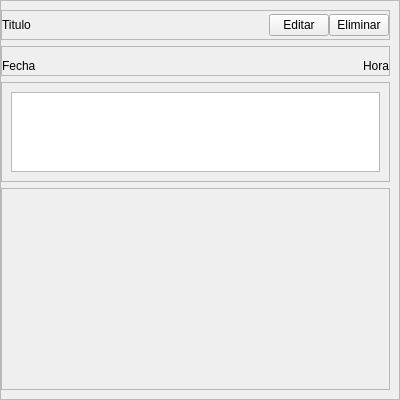
<?xml version="1.0" encoding="UTF-8"?>
<ui version="4.0">
 <class>VMiPub</class>
 <widget class="QWidget" name="VMiPub">
  <property name="geometry">
   <rect>
    <x>0</x>
    <y>0</y>
    <width>400</width>
    <height>400</height>
   </rect>
  </property>
  <property name="maximumSize">
   <size>
    <width>400</width>
    <height>400</height>
   </size>
  </property>
  <property name="windowTitle">
   <string>Form</string>
  </property>
  <layout class="QVBoxLayout" name="verticalLayout">
   <property name="spacing">
    <number>0</number>
   </property>
   <property name="leftMargin">
    <number>0</number>
   </property>
   <property name="topMargin">
    <number>0</number>
   </property>
   <property name="rightMargin">
    <number>0</number>
   </property>
   <property name="bottomMargin">
    <number>0</number>
   </property>
   <item>
    <widget class="QFrame" name="frame">
     <property name="frameShape">
      <enum>QFrame::StyledPanel</enum>
     </property>
     <property name="frameShadow">
      <enum>QFrame::Raised</enum>
     </property>
     <layout class="QVBoxLayout" name="verticalLayout_2">
      <property name="leftMargin">
       <number>0</number>
      </property>
      <item>
       <widget class="QFrame" name="frame_3">
        <property name="maximumSize">
         <size>
          <width>16777215</width>
          <height>30</height>
         </size>
        </property>
        <property name="frameShape">
         <enum>QFrame::StyledPanel</enum>
        </property>
        <property name="frameShadow">
         <enum>QFrame::Raised</enum>
        </property>
        <layout class="QHBoxLayout" name="horizontalLayout">
         <property name="spacing">
          <number>0</number>
         </property>
         <property name="leftMargin">
          <number>0</number>
         </property>
         <property name="topMargin">
          <number>0</number>
         </property>
         <property name="rightMargin">
          <number>0</number>
         </property>
         <property name="bottomMargin">
          <number>0</number>
         </property>
         <item>
          <widget class="QLabel" name="label_titulo">
           <property name="minimumSize">
            <size>
             <width>150</width>
             <height>0</height>
            </size>
           </property>
           <property name="maximumSize">
            <size>
             <width>100</width>
             <height>16777215</height>
            </size>
           </property>
           <property name="styleSheet">
            <string notr="true">font: 700 12pt &quot;Inter&quot;;</string>
           </property>
           <property name="text">
            <string>Titulo</string>
           </property>
          </widget>
         </item>
         <item>
          <spacer name="horizontalSpacer">
           <property name="orientation">
            <enum>Qt::Horizontal</enum>
           </property>
           <property name="sizeHint" stdset="0">
            <size>
             <width>40</width>
             <height>20</height>
            </size>
           </property>
          </spacer>
         </item>
         <item>
          <widget class="QPushButton" name="btn_editar">
           <property name="maximumSize">
            <size>
             <width>60</width>
             <height>16777215</height>
            </size>
           </property>
           <property name="styleSheet">
            <string notr="true">font: 10pt &quot;Inter&quot;;</string>
           </property>
           <property name="text">
            <string>Editar</string>
           </property>
          </widget>
         </item>
         <item>
          <widget class="QPushButton" name="btn_eliminar">
           <property name="maximumSize">
            <size>
             <width>60</width>
             <height>16777215</height>
            </size>
           </property>
           <property name="styleSheet">
            <string notr="true">font: 10pt &quot;Inter&quot;;</string>
           </property>
           <property name="text">
            <string>Eliminar</string>
           </property>
          </widget>
         </item>
        </layout>
       </widget>
      </item>
      <item>
       <widget class="QFrame" name="frame_4">
        <property name="maximumSize">
         <size>
          <width>16777215</width>
          <height>30</height>
         </size>
        </property>
        <property name="frameShape">
         <enum>QFrame::StyledPanel</enum>
        </property>
        <property name="frameShadow">
         <enum>QFrame::Raised</enum>
        </property>
        <layout class="QHBoxLayout" name="horizontalLayout_2">
         <property name="spacing">
          <number>0</number>
         </property>
         <property name="leftMargin">
          <number>0</number>
         </property>
         <property name="rightMargin">
          <number>0</number>
         </property>
         <property name="bottomMargin">
          <number>0</number>
         </property>
         <item alignment="Qt::AlignLeft">
          <widget class="QLabel" name="label_fecha">
           <property name="styleSheet">
            <string notr="true">font: 10pt &quot;Inter&quot;;</string>
           </property>
           <property name="text">
            <string>Fecha</string>
           </property>
          </widget>
         </item>
         <item alignment="Qt::AlignRight">
          <widget class="QLabel" name="label_hora">
           <property name="styleSheet">
            <string notr="true">font: 10pt &quot;Inter&quot;;</string>
           </property>
           <property name="text">
            <string>Hora</string>
           </property>
          </widget>
         </item>
        </layout>
       </widget>
      </item>
      <item>
       <widget class="QFrame" name="frame_2">
        <property name="maximumSize">
         <size>
          <width>16777215</width>
          <height>100</height>
         </size>
        </property>
        <property name="frameShape">
         <enum>QFrame::StyledPanel</enum>
        </property>
        <property name="frameShadow">
         <enum>QFrame::Raised</enum>
        </property>
        <layout class="QVBoxLayout" name="verticalLayout_3">
         <item>
          <widget class="QTextEdit" name="textArea_contenido">
           <property name="maximumSize">
            <size>
             <width>16777215</width>
             <height>100</height>
            </size>
           </property>
          </widget>
         </item>
        </layout>
       </widget>
      </item>
      <item>
       <widget class="QFrame" name="frame_imagen">
        <property name="frameShape">
         <enum>QFrame::StyledPanel</enum>
        </property>
        <property name="frameShadow">
         <enum>QFrame::Raised</enum>
        </property>
       </widget>
      </item>
     </layout>
    </widget>
   </item>
  </layout>
 </widget>
 <resources/>
 <connections/>
</ui>
